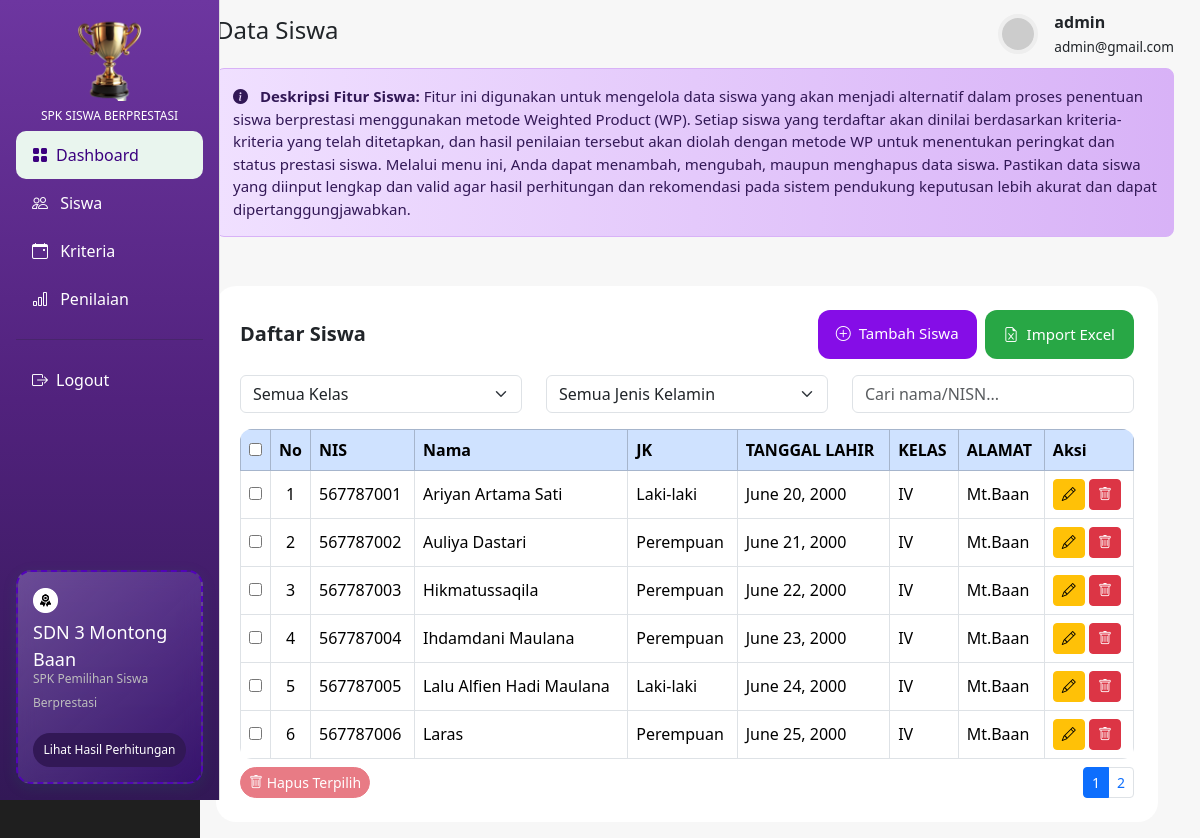
Screenshot of /siswa/ (signed in) with the database file from the repository.
### spk_prestasi_app/models.py (models this page shows, shortened)
class Siswa(models.Model):
    nis = models.CharField(
        max_length=10,
        unique=True,
        validators=[RegexValidator(r'^\d+$', 'NIS hanya boleh angka')]
    )
    nama = models.CharField(max_length=100)
    jenis_kelamin = models.CharField(max_length=1, choices=JENIS_KELAMIN)
    tanggal_lahir = models.DateField()
    alamat = models.CharField(max_length=255, blank=True)
    kelas = models.CharField(max_length=10)
    created_at = models.DateTimeField(auto_now_add=True)

### spk_prestasi_app/views.py (the view)
# urls.py: path('siswa/', views.siswa_list, name='siswa_list'),
@login_required
def siswa_list(request):
    data_siswa = Siswa.objects.all()
    if request.user.is_authenticated:
        LogAktivitas.objects.create(
            user=request.user,
            aksi='lihat',
            objek='Siswa',
            object_id=None,
            keterangan='Melihat daftar siswa'
        )
    context = {
        'data_siswa': data_siswa,
        'title': 'Data Siswa',
        'form_name': 'Data Siswa',
    }
    return render(request, 'spk/siswa/list.html', context)

### templates/spk/siswa/list.html (shortened to what this page needs)
{% extends "base.html" %}
{% load static %}
{% block content %}
<div class="d-flex justify-content-between align-items-center px-3" style="background-color: #F7F7F7; padding: 10px;">
    <h4>Data Siswa</h4>
    <div class="d-flex align-items-center gap-3">
        <img src="https://i.pravatar.cc/40" class="rounded-img" alt="profile" style="border: 4px solid #eeeeee;">
        <div>
            <strong>{{ request.user.get_full_name|default:request.user.username }}</strong><br>
            <small class="text-muted-sm">{{ request.user.email }}</small>
        </div>
    </div>
</div>
<div class="row g-3 px-3">
    <div class="d-flex justify-content-between">
        <div class="p-3 rounded-3 mb-5 w-100"
            style="background: linear-gradient(90deg, #f0e0ff 0%, #d8b2f7 100%); border: 1px solid #d8b2f7; color: #321856; font-size: 15px; font-weight: 400;">
            <p class="mb-0">
                <i class="bi bi-info-circle-fill me-2"></i>
                <strong>Deskripsi Fitur Siswa:</strong> Fitur ini digunakan untuk mengelola data siswa yang akan menjadi alternatif dalam proses penentuan siswa berprestasi menggunakan metode Weighted Product (WP). Setiap siswa yang terdaftar akan dinilai berdasarkan kriteria-kriteria yang telah ditetapkan, dan hasil penilaian tersebut akan diolah dengan metode WP untuk menentukan peringkat dan status prestasi siswa. Melalui menu ini, Anda dapat menambah, mengubah, maupun menghapus data siswa. Pastikan data siswa yang diinput lengkap dan valid agar hasil perhitungan dan rekomendasi pada sistem pendukung keputusan lebih akurat dan dapat dipertanggungjawabkan.
            </p>
        </div>
    </div>
    <div class="row g-3 mb-3" style="margin-top: -15px;">
        <div class="col-md-12">
            <div class="card-custom1 d-flex flex-column justify-content-center p-4">
                <div class="d-flex justify-content-between align-items-center mb-3">
                    <h5 class="mb-0 fw-semibold">Daftar Siswa</h5>
                    <div class="d-flex gap-2">
                        <a href="{% url 'siswa_add' %}" style="font-size: 15px; background-color: #850de7; color: white; text-decoration: none; border-radius: 12px; padding: 12px 18px;">
                            <i class="bi bi-plus-circle me-2"></i>Tambah Siswa
                        </a>
                        <button type="button" class="btn" style="font-size: 15px; background-color: #28a745; color: white; text-decoration: none; border-radius: 12px; padding: 12px 18px;" data-bs-toggle="modal" data-bs-target="#importSiswaModal">
                            <i class="bi bi-file-earmark-excel me-2"></i>Import Excel
                        </button>
                    </div>
                </div>
                <div class="row mb-3">
                    <div class="col-md-4 mb-2 mb-md-0">
                        <select class="form-select" id="filterKelas" onchange="filterTable()">
                            <option value="">Semua Kelas</option>
                        </select>
                    </div>
                    <div class="col-md-4 mb-2 mb-md-0">
                        <select class="form-select" id="filterGender" onchange="filterTable()">
                            <option value="">Semua Jenis Kelamin</option>
                        </select>
                    </div>
                    <div class="col-md-4">
                        <input type="text" class="form-control" id="searchInput" placeholder="Cari nama/NISN..." onkeyup="filterTable()">
                    </div>
                </div>
                <form id="multiDeleteForm" autocomplete="off" onsubmit="return false;">
                    <div class="table-responsive">
                        <table class="table table-bordered table-hover align-middle mb-0" id="siswaTable"
                            style="background: #fff; border-radius: 12px; overflow: hidden;">
                            <thead class="table-primary">
                                <tr>
                                    <th style="width: 30px;">
                                        <input type="checkbox" id="selectAll" onclick="toggleSelectAll(this)">
                                    </th>
                                    <th style="width: 40px;">No</th>
                                    <th>NIS</th>
                                    <th>Nama</th>
                                    <th>JK</th>
                                    <th>TANGGAL LAHIR</th>
                                    <th>KELAS</th>
                                    <th>ALAMAT</th>
                                    <th>Aksi</th>
                                </tr>
                            </thead>
                            <tbody id="siswaTableBody">
                                {% for siswa in data_siswa %}
                                <tr>
                                    <td><input type="checkbox" class="row-checkbox"></td>
                                    <td class="text-center">{{ forloop.counter }}</td>
                                    <td>{{ siswa.nis }}</td>
                                    <td>{{ siswa.nama }}</td>
                                    <td>{{ siswa.get_jenis_kelamin_display }}</td>
                                    <td>{{ siswa.tanggal_lahir }}</td>
                                    <td>{{ siswa.kelas }}</td>
                                    <td>{{ siswa.alamat }}</td>
                                    <td>
                                        <a href="{% url 'siswa_update' siswa.id %}" class="btn btn-sm btn-warning" title="Edit">
                                            <i class="bi bi-pencil"></i>
                                        </a>
                                        <form action="{% url 'siswa_delete' siswa.id %}" method="post" style="display:inline;" onsubmit="return confirm('Apakah Anda yakin ingin menghapus siswa {{ siswa.nama }}?');">
                                            <button type="submit" class="btn btn-sm btn-danger" title="Hapus">
                                                <i class="bi bi-trash"></i>
                                            </button>
                                        </form>
                                    </td>
                                </tr>
                                {% empty %}
                                <tr>
                                    <td colspan="8" class="text-center">Tidak ada data siswa</td>
                                </tr>
                                {% endfor %}
                            </tbody>
                        </table>
                    </div>
                    <div class="d-flex justify-content-between align-items-center mt-2 flex-wrap gap-2">
                        <button type="button" class="btn btn-danger btn-sm rounded-pill" id="deleteSelectedBtn"
                            onclick="deleteSelectedRows()" disabled>
                            <i class="bi bi-trash"></i> Hapus Terpilih
                        </button>
                        <nav>
                            <ul class="pagination pagination-sm mb-0" id="pagination">
                            </ul>
                        </nav>
                    </div>
                </form>
            </div>
        </div>
    </div>
</div>
{% endblock %}

### static/css/spk_berprestasi.css (style rules this page uses)
body { background-color: #1f1f1f; font-family: 'Segoe UI', sans-serif; }
.card-custom1 { border-radius: 20px; padding: 18px; background: white; }
.rounded-img { width: 40px; height: 40px; border-radius: 50%; }
.text-muted-sm { font-size: 0.85rem; }

### rows the page displays
Siswa: nis "567787001", nama "Ariyan Artama Sati", jenis_kelamin "Laki-laki", tanggal_lahir "June 20, 2000", kelas "IV", alamat "Mt.Baan"
Siswa: nis "567787002", nama "Auliya Dastari", jenis_kelamin "Perempuan", tanggal_lahir "June 21, 2000", kelas "IV", alamat "Mt.Baan"
Siswa: nis "567787003", nama "Hikmatussaqila", jenis_kelamin "Perempuan", tanggal_lahir "June 22, 2000", kelas "IV", alamat "Mt.Baan"
Siswa: nis "567787004", nama "Ihdamdani Maulana", jenis_kelamin "Perempuan", tanggal_lahir "June 23, 2000", kelas "IV", alamat "Mt.Baan"
Siswa: nis "567787005", nama "Lalu Alfien Hadi Maulana", jenis_kelamin "Laki-laki", tanggal_lahir "June 24, 2000", kelas "IV", alamat "Mt.Baan"
Siswa: nis "567787006", nama "Laras", jenis_kelamin "Perempuan", tanggal_lahir "June 25, 2000", kelas "IV", alamat "Mt.Baan"

### other values shown
{{ request.user.get_full_name|default:request.user.username }} "admin"
{{ request.user.email }} "admin@gmail.com"
